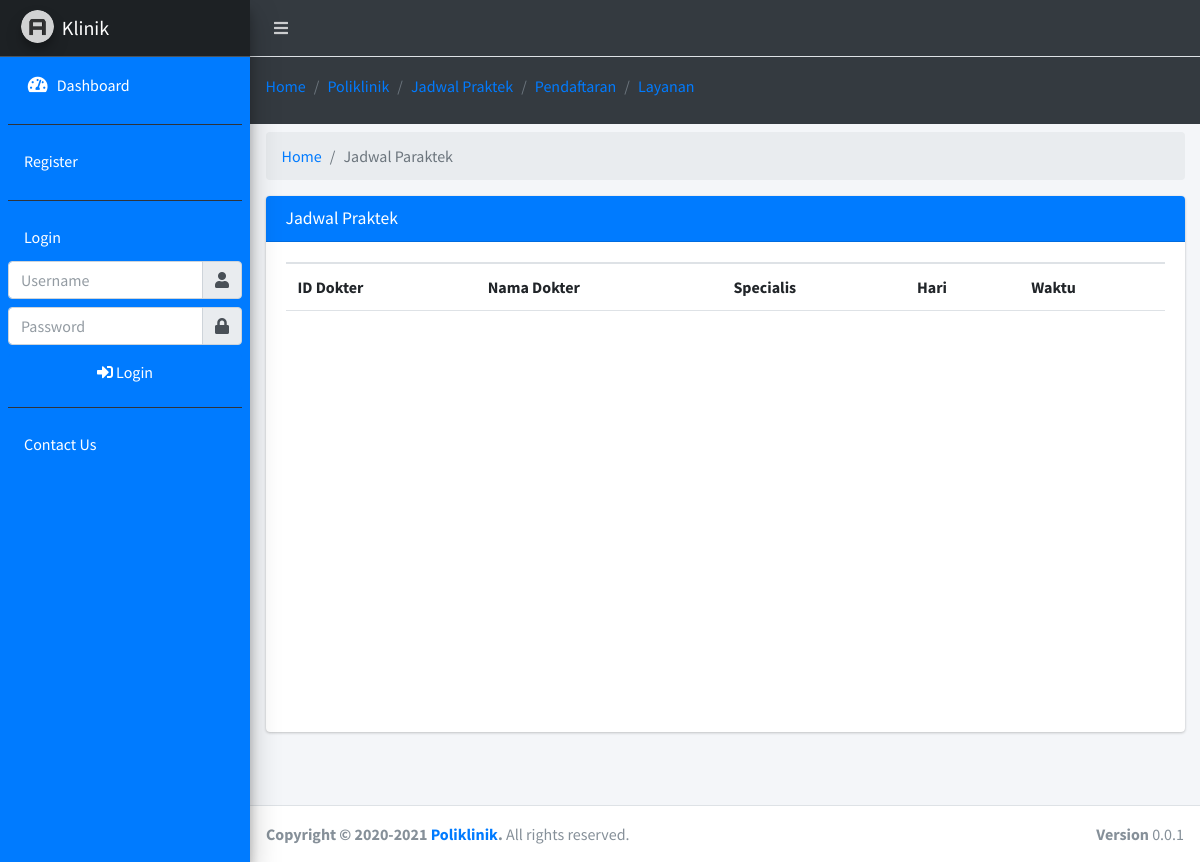
The page /?page=jadwal_praktek on the database as committed earlier.
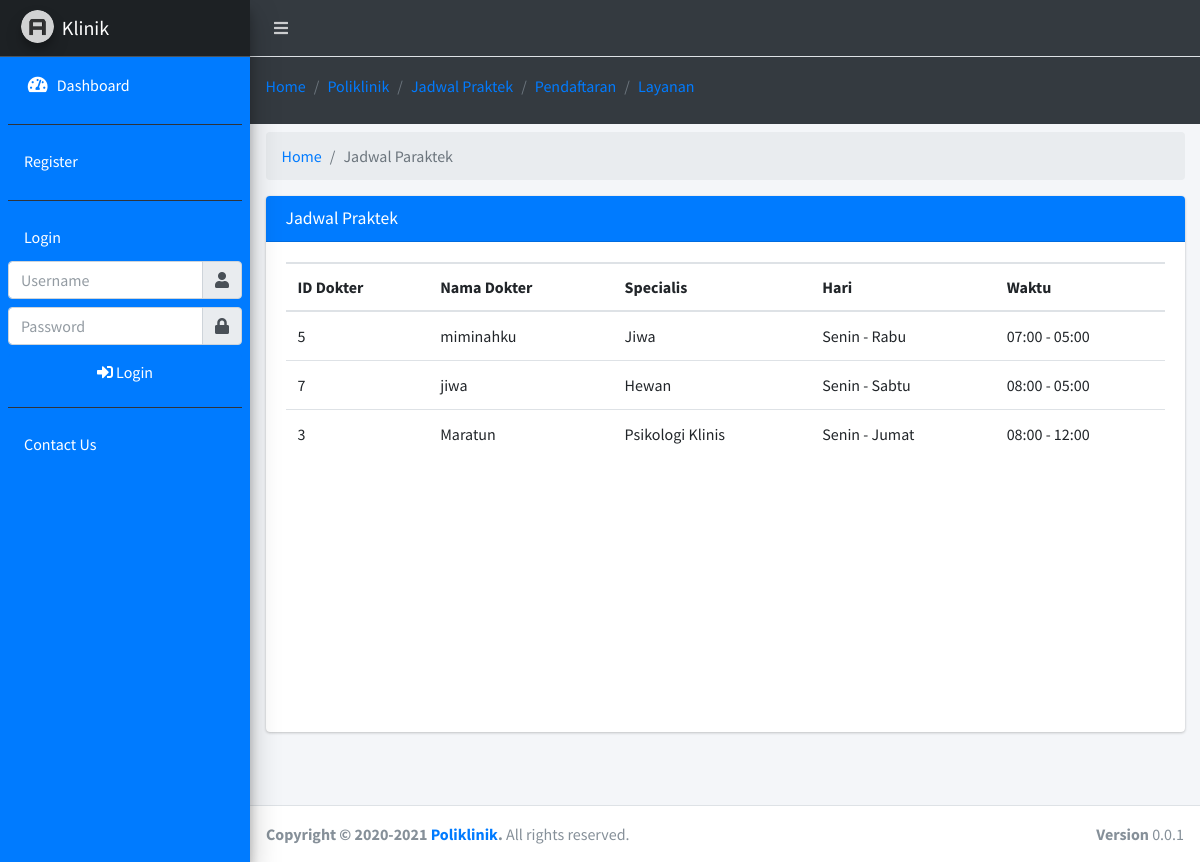
The same page on the database as committed later.
### tables this page shows
CREATE TABLE `tb_jadwal_praktek` (
  `id_jadwal_praktek` int(15) NOT NULL,
  `id_dokter` char(15) NOT NULL,
  `id_specialis` char(15) NOT NULL,
  `hari_awal` varchar(225) NOT NULL,
  `hari_akhir` varchar(225) NOT NULL,
  `waktu_buka` varchar(225) NOT NULL,
  `waktu_tutup` varchar(225) NOT NULL
);

CREATE TABLE `tb_dokter` (
  `id_dokter` int(11) NOT NULL,
  `id_user` char(15) NOT NULL,
  `id_specialis` char(15) NOT NULL
);

CREATE TABLE `tb_user` (
  `id_user` char(15) NOT NULL,
  `username` varchar(50) NOT NULL,
  `password` varchar(225) NOT NULL,
  `confirm_password` varchar(225) NOT NULL,
  `nama_user` varchar(30) NOT NULL,
  `jenis_kelamin` varchar(10) NOT NULL,
  `gol_darah` varchar(10) NOT NULL,
  `tempat_lahir` varchar(100) NOT NULL,
  `tanggal_lahir` varchar(225) NOT NULL,
  `agama` varchar(10) NOT NULL,
  `tgl_masuk` varchar(225) NOT NULL
);

CREATE TABLE `tb_specialis` (
  `id_specialis` char(15) NOT NULL,
  `specialis` varchar(50) NOT NULL
);

### home/jadwal_praktek.php (the view)
<div class="row mt-2">
	<div class="col-sm-12">
		<ol class="breadcrumb">
          <li class="breadcrumb-item"><a href="#">Home</a></li>
          <li class="breadcrumb-item active">Jadwal Paraktek</li>
        </ol>
	</div>
</div>
<div class="card">
	<div class="card-header bg-blue">
		<h5 class="card-title">Jadwal Praktek</h5>
	</div>
	<div class="card-body">
		<div class="row">
			<div class="col-sm-12">
				<div class="table-responsive p-0" style="height: 450px;">
					<table class="table table-head-fixed text-nowrap font-10">
						<thead>
							<tr>
								<th>ID Dokter</th>
								<th>Nama Dokter</th>
								<th>Specialis</th>
								<th>Hari</th>
								<th>Waktu</th>
							</tr>
						</thead>
						<tbody>
						<?php
						$sqls = mysqli_query($koneksi, "SELECT * FROM tb_jadwal_praktek X INNER JOIN tb_dokter Y ON y.id_dokter = x.id_dokter INNER JOIN tb_specialis z ON z.id_specialis = x.id_specialis INNER JOIN tb_user a ON a.id_user = y.id_user");
						while ($ds = mysqli_fetch_array($sqls)) { ?>
							<tr>
								<td><?= $ds['id_dokter']; ?></td>
								<td><?= $ds['nama_user']; ?></td>
								<td><?= $ds['specialis']; ?></td>
								<td><?= $ds['hari_awal']." - ".$ds['hari_akhir']; ?></td>
								<td><?= $ds['waktu_buka']." - ".$ds['waktu_tutup']; ?></td>
							</tr>
						<?php }
						?>
						</tbody>
					</table>
				</div>
			</div>
		</div>
	</div>
</div>

### header.php (shortened to what this page needs)
<!DOCTYPE html>
<html lang="en">
<head>
  <link rel="stylesheet" href="plugins/fontawesome-free/css/all.min.css">
  <link rel="stylesheet" href="plugins/overlayScrollbars/css/OverlayScrollbars.min.css">
  <link rel="stylesheet" href="dist/css/adminlte.min.css">
  <link rel="stylesheet" href="plugins/select2/css/select2.min.css">
  <link rel="stylesheet" href="plugins/select2-bootstrap4-theme/select2-bootstrap4.min.css">
  <link rel="stylesheet" href="plugins/daterangepicker/daterangepicker.css">
</head>
<body class="hold-transition sidebar-mini layout-fixed layout-navbar-fixed layout-footer-fixed">

### index.php (shortened to what this page needs)
<?php include "header.php"; ?>
<div class="wrapper">
  <nav class="main-header navbar navbar-expand navbar-dark navbar-light">
    <ul class="navbar-nav">
      <li class="nav-item">
        <a class="nav-link" data-widget="pushmenu" href="#" role="button"><i class="fas fa-bars"></i></a>
      </li>
    </ul>
  </nav>
  <aside class="main-sidebar sidebar-dark-primary elevation-4 bg-primary">
    <a href="index3.html" class="brand-link bg-dark">
      <img src="dist/img/AdminLTELogo.png" alt="AdminLTE Logo" class="brand-image img-circle elevation-3"
           style="opacity: .8">
      <span class="brand-text text-white">Klinik</span>
    </a>
    <div class="sidebar">
      <nav class="mt-2">
        <ul class="nav nav-pills nav-sidebar flex-column" data-widget="treeview" role="menu" data-accordion="false">
          <li class="nav-item">
            <a href="index.php" class="nav-link text-white">
              <i class="nav-icon fas fa-tachometer-alt"></i>
              <p>
                Dashboard
              </p>
            </a>
          </li>
        </ul>
        <?php
        if (isset($_SESSION['id_user'])) { ?>
          <ul class="nav nav-pills nav-sidebar flex-column" data-widget="treeview" role="menu" data-accordion="false">
            <li class="nav-item">
              <a href="?page=dataku" class="nav-link text-white">
                <i class="nav-icon fas fa-user"></i>
                <p>
                  My Data
                </p>
              </a>
            </li>
            <li class="nav-item">
              <a href="?page=jadwal" class="nav-link text-white">
                <i class="nav-icon fas fa-clipboard-list"></i>
                <p>
                  Jadwal
                </p>
              </a>
            </li>
          </ul>
        <?php }else{ ?>
          <hr class="bg-dark">
          <ul class="nav nav-pills nav-sidebar flex-column">
          <li class="nav-item">
            <a href="?page=contact_us" class="nav-link text-white">
                Register
            </a>
          </li>
        </ul>
        <hr class="bg-dark">
        <ul class="nav nav-pills nav-sidebar flex-column">
          <li class="nav-item"><a href="" class="nav-link text-white">Login</a></li>
          <form action="proses_login.php" method="POST">
            <div class="input-group mb-2">
              <input type="text" class="form-control" name="username" placeholder="Username" required autofocus>
              <div class="input-group-append">
                <div class="input-group-text">
                  <span class="fas fa-user"></span>
                </div>
              </div>
            </div>
            <div class="input-group mb-2">
              <input type="password" class="form-control" name="password" placeholder="Password" required>
              <div class="input-group-append">
                <div class="input-group-text">
                  <span class="fas fa-lock"></span>
                </div>
              </div>
            </div>
            <div class="">
            <button type="submit" name="login" class="btn btn-primary btn-block"><i class="fa fa-sign-in-alt"></i> Login</button>
          </div>
          </form>
        </ul>
        <?php }
        ?>
        <hr class="bg-dark">
        <ul class="nav nav-pills nav-sidebar flex-column">
          <li class="nav-item">
            <a href="?page=contact_us" class="nav-link text-white">
                Contact Us
            </a>
          </li>
        </ul>
      </nav>
    </div>
  </aside>
  <div class="content-wrapper">
    <div class="content-header bg-dark">
      <div class="container-fluid">
        <div class="row mb-2">
          <div class="col-sm-12">
            <ol class="breadcrumb">
              <li class="breadcrumb-item"><a href="?page=home">Home</a></li>
              <li class="breadcrumb-item"><a href="?page=poliklinik">Poliklinik</a></li>
              <li class="breadcrumb-item"><a href="?page=jadwal_praktek">Jadwal Praktek</a></li>
              <?php
              if (isset($_SESSION['id_user'])) {
              }else{ ?>
                <li class="breadcrumb-item"><a href="?page=pendaftaran">Pendaftaran</a></li>
              <?php }
              ?>
              <li class="breadcrumb-item"><a href="?page=layanan">Layanan</a></li>
            </ol>
          </div>
        </div>
      </div>
    </div>
    <section class="content">
      <div class="container-fluid">
        <?php
        if (isset($_GET['page'])) {
          $page = $_GET['page'];
          switch ($page) {
            case 'jadwal_praktek':
              include "home/jadwal_praktek.php";
              break;
          }
        }else{
          include "home.php";
        }
        ?>
      </div>
    </section>
  </div>
</div>
  <?php include "footer.php"; ?>

### footer.php (shortened to what this page needs)
  <footer class="main-footer">
    <strong>Copyright &copy; 2020-2021 <a href="#">Poliklinik</a>.</strong>
    All rights reserved.
    <div class="float-right d-none d-sm-inline-block">
      <b>Version</b> 0.0.1
    </div>
  </footer>
</body>
</html>

Rows that differ between the two databases and show on the page:
added tb_jadwal_praktek: id_dokter.id_dokter "5", tb_user.nama_user "miminahku", id_specialis.specialis "Jiwa", hari_awal "Senin", hari_akhir "Rabu", waktu_buka "07:00", waktu_tutup "05:00"
added tb_jadwal_praktek: id_dokter.id_dokter "7", tb_user.nama_user "jiwa", id_specialis.specialis "Hewan", hari_awal "Senin", hari_akhir "Sabtu", waktu_buka "08:00", waktu_tutup "05:00"
added tb_jadwal_praktek: id_dokter.id_dokter "3", tb_user.nama_user "Maratun", id_specialis.specialis "Psikologi Klinis", hari_awal "Senin", hari_akhir "Jumat", waktu_buka "08:00", waktu_tutup "12:00"
